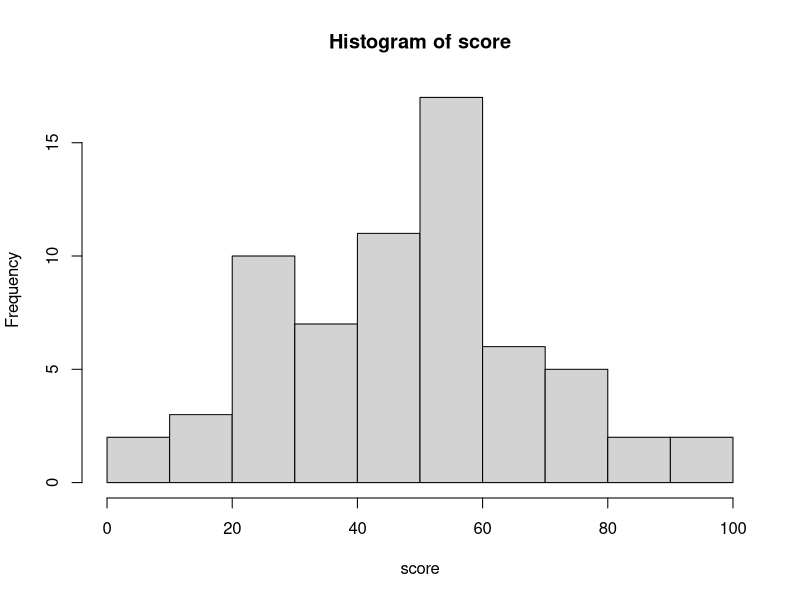
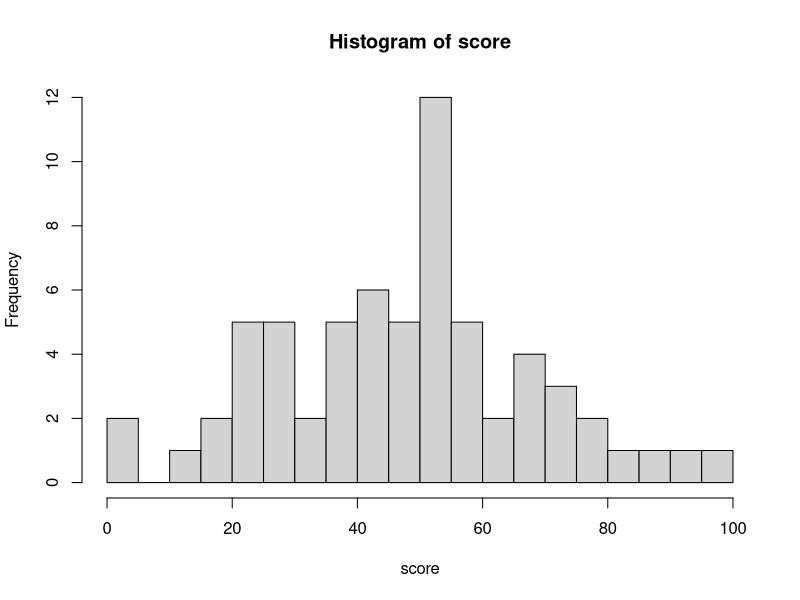

Source code (R) for these figures, in order:
## ---- chunk 1
exam1 <- read.table("exam1.txt", header=T)
str(exam1)
attach(exam1)
stem(score)
## ---- chunk 2
stem(score, scale=0.5)
## ---- chunk 3
stem(score, scale=2)
## ---- chunk 4
hist(score, nclass=10, right=F)
hist(score, nclass=20, right=F)
## ---- chunk 5
acid.rain <- scan("acid rain.txt")
str(acid.rain)
stem(acid.rain, scale=0.5)
stem(acid.rain)
stem(acid.rain, scale=2)
## ---- chunk 6
kings <- read.table("chosun kings.txt", header=T)
str(kings)
attach(kings)
stem(Life)
stem(Life, scale=0.5)
stem(Life, scale=2)
